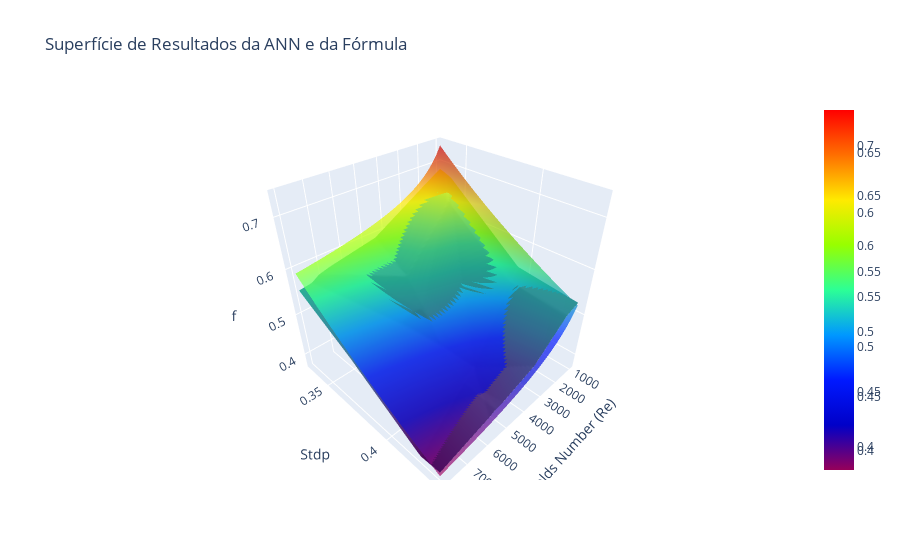

Notebook code cell kept with this figure:
### Code cell
import numpy as np
import plotly.graph_objs as go
import plotly.io as pio

# Definir os intervalos para Re e Stdp
Re_vals = np.linspace(1000, 8000, 100)  # Valores de Reynolds de 1000 a 8000
Stdp_vals = np.linspace(0.3326, 0.4331, 100)  # Valores de Stdp de 0.3326 a 0.4331

# Criar uma grade de Re e Stdp
Re_grid, Stdp_grid = np.meshgrid(Re_vals, Stdp_vals)
grid_points = np.c_[Re_grid.ravel(), Stdp_grid.ravel()]

# Prever os valores de 'f' usando a ANN nos pontos da grade
f_pred_scaled = gsearchcv.predict(scalerx.transform(grid_points))
f_pred = scalery.inverse_transform(f_pred_scaled.reshape(-1, 1))
f_pred_grid = f_pred.reshape(Re_grid.shape)

# Calcular a superfície usando a fórmula fornecida
f_formula = (4.3059 / np.log(Re_grid + 3.1918)) + ((0.30649 / Stdp_grid) - 0.80937)

# Criar o gráfico 3D para os resultados da ANN
surface_ann = go.Surface(x=Re_grid, y=Stdp_grid, z=f_pred_grid, colorscale='Viridis', name='ANN Surface')

# Criar o gráfico 3D para a fórmula fornecida, com cores em arco-íris
surface_formula = go.Surface(x=Re_grid, y=Stdp_grid, z=f_formula, colorscale='Rainbow', name='Formula Surface', opacity=0.7)

# Definir o layout do gráfico
layout = go.Layout(
    title='Superfície de Resultados da ANN e da Fórmula',
    scene=dict(
        xaxis=dict(title='Reynolds Number (Re)'),
        yaxis=dict(title='Stdp'),
        zaxis=dict(title='f')
    ),
    showlegend=True
)

# Criar a figura com ambas as superfícies
fig = go.Figure(data=[surface_ann, surface_formula], layout=layout)

# Mostrar o gráfico
pio.show(fig)

### Figure 1 — Plotly figure (JSON) as saved in the notebook; plotly's stock layout.template omitted (floating-point values rounded to 4 significant figures; data arrays with more than 128 entries replaced by an {"elided": "..."} marker saying what was removed)
{"data": [{"colorscale": [[0, "#440154"], [0.1111, "#482878"], [0.2222, "#3e4989"], [0.3333, "#31688e"], [0.4444, "#26828e"], [0.5556, "#1f9e89"], [0.6667, "#35b779"], [0.7778, "#6ece58"], [0.8889, "#b5de2b"], [1, "#fde725"]], "name": "ANN Surface", "type": "surface", "x": {"elided": "100x100 float values"}, "y": {"elided": "100x100 float values"}, "z": {"elided": "100x100 float values"}}, {"colorscale": [[0, "rgb(150,0,90)"], [0.125, "rgb(0,0,200)"], [0.25, "rgb(0,25,255)"], [0.375, "rgb(0,152,255)"], [0.5, "rgb(44,255,150)"], [0.625, "rgb(151,255,0)"], [0.75, "rgb(255,234,0)"], [0.875, "rgb(255,111,0)"], [1, "rgb(255,0,0)"]], "name": "Formula Surface", "opacity": 0.7, "type": "surface", "x": {"elided": "100x100 float values"}, "y": {"elided": "100x100 float values"}, "z": {"elided": "100x100 float values"}}], "layout": {"scene": {"xaxis": {"title": {"text": "Reynolds Number (Re)"}}, "yaxis": {"title": {"text": "Stdp"}}, "zaxis": {"title": {"text": "f"}}}, "showlegend": true, "title": {"text": "Superfície de Resultados da ANN e da Fórmula"}}}
